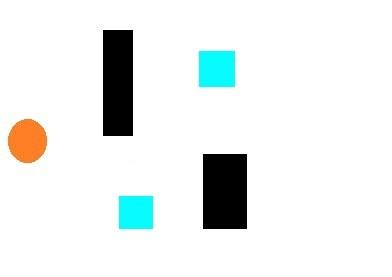
#> input picture MappingKod/mapping.png, 392 x 277 px
$ python ImageProcess2.py
#> lines starting #> are read from the running program, lines starting #| are printed output that depends on the picture; after the words box and inside, x2 and y2 are one past the last pixel; in counts of white or black regions, pixels touching at a corner belong together
from typing import List

import cv2
import numpy as np

img = cv2.imread('mapping.png', cv2.IMREAD_UNCHANGED )
#> img is the input picture: shape (277, 392, 4); mean B, G, R, A 236.9, 238, 234.1, 255

print('Original Dimensions : ', img.shape)
#| Original Dimensions :  (277, 392, 4)

width = 350
height = 350
dim = (width, height)

# resize image
resized = cv2.resize(img, dim, interpolation=cv2.INTER_AREA)
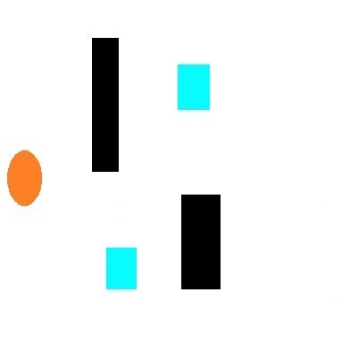
#> resized: shape (350, 350, 4); mean B, G, R, A 236.9, 238, 234.1, 255


hsv = cv2.cvtColor(resized, cv2.COLOR_BGR2HSV)
#> hsv: shape (350, 350, 3); mean H, S, V 4.6, 8.2, 239.5

lower_range = np.array([84, 98, 0])
upper_range = np.array([179, 255, 255])

mask = cv2.inRange(hsv, lower_range, upper_range)
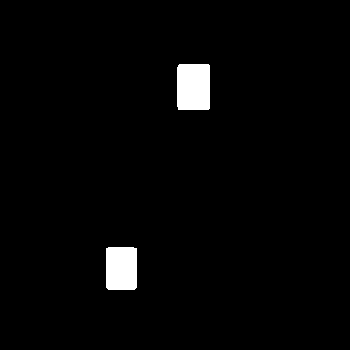
#> mask: shape (350, 350); 2.3% white; 2 white regions

cv2.imshow('image', resized)
cv2.imshow('mask', mask)

(contours,_) = cv2.findContours(mask.copy(), cv2.RETR_EXTERNAL, cv2.CHAIN_APPROX_SIMPLE)
#> contours = 2 contours; box (x1, y1, x2, y2) and area: (177, 64, 210, 110) 1434, (106, 247, 137, 290) 1252
center = None
if len(contours) > 0:

	c = max(contours, key = cv2.contourArea)
#> c = contour of 11 points, box (x1, y1, x2, y2) (177, 64, 210, 110), area 1434

	rect = cv2.minAreaRect(c)
#> rect = ((193, 86.5), (45, 32), -90)

	((x,y), (width,height), rotation) = rect
#> x = 193; y = 86.5; width = 45; height = 32; rotation = -90


	s = "x: {}, y: {}, width: {}, height:{}, rotation:{}".format(np.round(x), np.round(y), np.round(width), np.round(height), np.round(rotation))
	print(s)
#| x: 193.0, y: 86.0, width: 45.0, height:32.0, rotation:-90.0

	box = cv2.boxPoints(rect)
#> box = [[209, 109], [177, 109], [177, 64], [209, 64]]
	box = np. int64(box)

	#a = np.array([], np.int16)
	a: List[int] = [0]*6
	i = 0

	for c in contours:
		M = cv2.moments(c)
		cX = int(M["m10"] / M["m00"])
		cY = int(M["m01"] / M["m00"])
		a[i] = cX
		a[i+1] = cY
		cv2.drawContours(resized, [box], 0, (0, 255, 255), 2)
		cv2.circle(resized, (cX, cY), 5, (255, 0, 255), -1)
		#cv2.putText(resized, s, (cX - 20, cY - 20),
		#cv2.FONT_HERSHEY_SIMPLEX, 1, (255, 0, 0), 2)
		i = i + 2
		print(a)
#> this loop made 2 passes
#> (cX, cY, i) on passes 1 to 2: (120, 268, 2), (193, 86, 4)
#| [120, 268, 0, 0, 0, 0]
#| [120, 268, 193, 86, 0, 0]
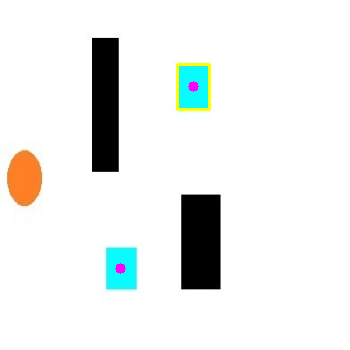
#> resized: shape (350, 350, 4); 0.51% of pixels changed, all inside (x1, y1, x2, y2) = (115, 63, 211, 274)
#> after the loop, a = [120, 268, 193, 86, 0, 0]; i = 4


	cv2.imshow("Original Tespit", resized)


cv2.waitKey(0)
cv2.destroyAllWindows
